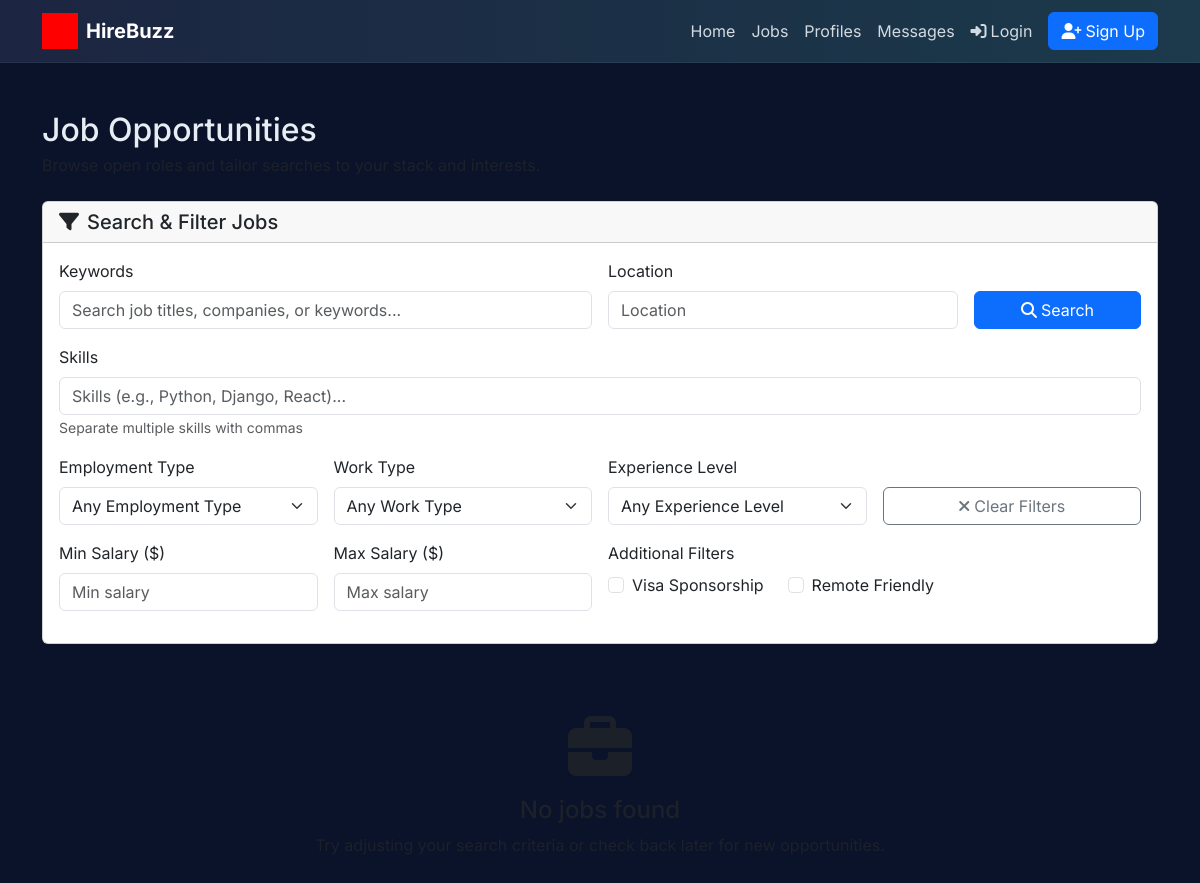
The app's page /jobs/, older data.
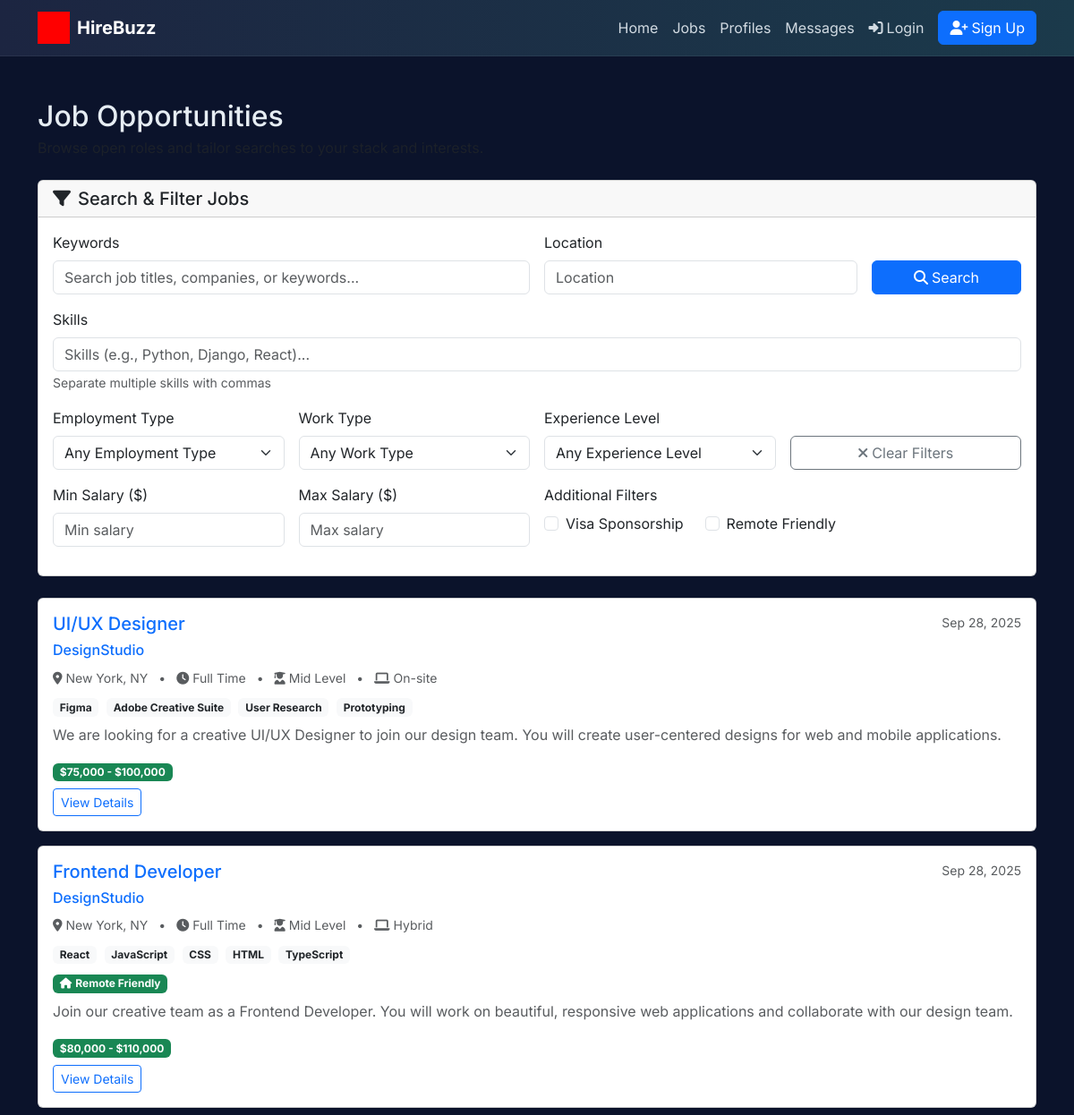
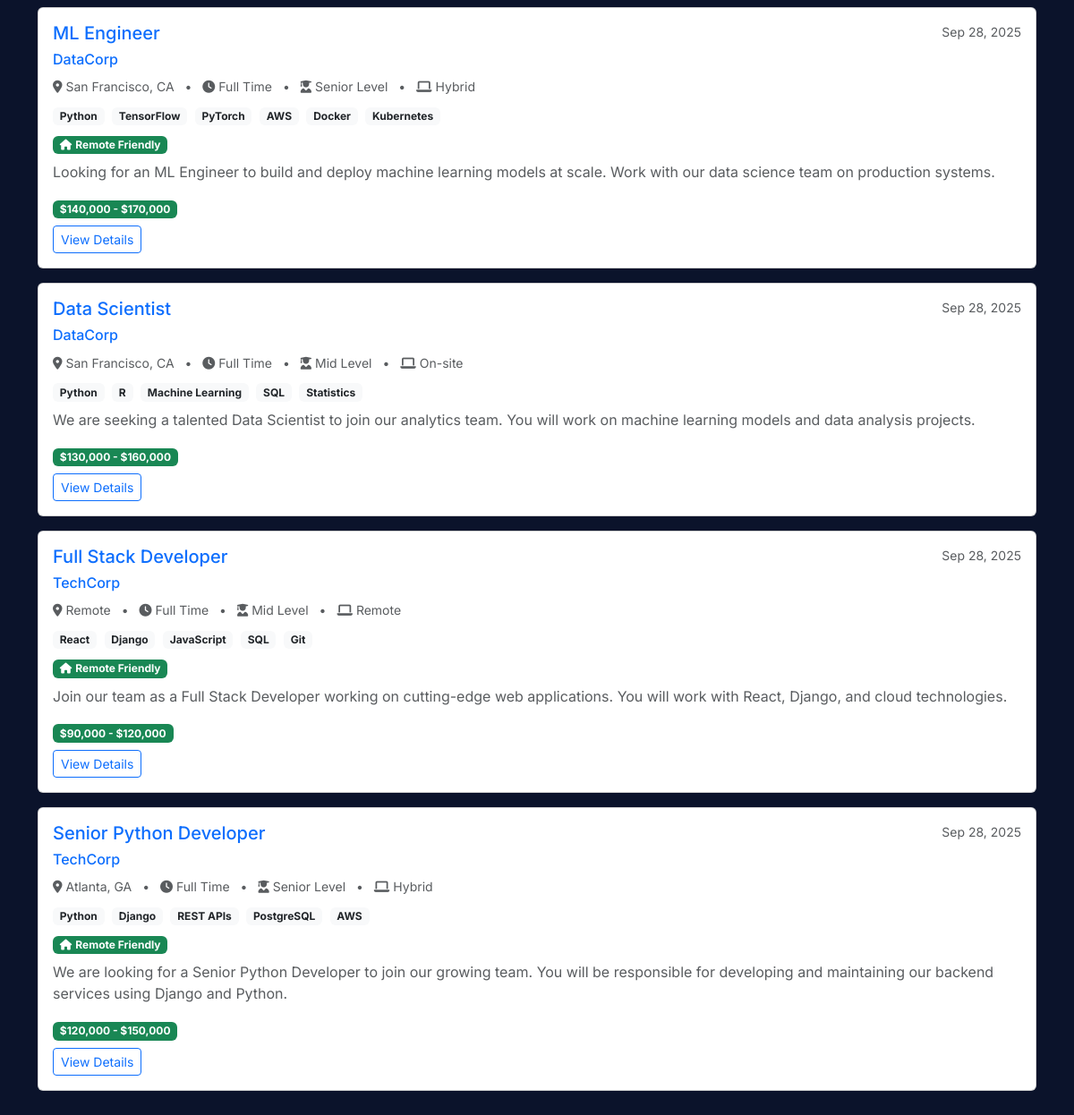
The same page, newer data (2 pictures, top to bottom).
### jobs/models.py (models this page shows, shortened)
class Job(models.Model):
    EMPLOYMENT_TYPE_CHOICES = [
        ('full_time', 'Full Time'),
        ('part_time', 'Part Time'),
        ('contract', 'Contract'),
        ('internship', 'Internship'),
        ('temporary', 'Temporary'),
    ]
    EXPERIENCE_LEVEL_CHOICES = [
        ('entry', 'Entry Level'),
        ('mid', 'Mid Level'),
        ('senior', 'Senior Level'),
        ('executive', 'Executive'),
    ]
    STATUS_CHOICES = [
        ('active', 'Active'),
        ('paused', 'Paused'),
        ('closed', 'Closed'),
    ]
    WORK_TYPE_CHOICES = [
        ('on_site', 'On-site'),
        ('remote', 'Remote'),
        ('hybrid', 'Hybrid'),
    ]
    title = models.CharField(
        max_length=200,
        help_text="Job title (e.g., 'Senior Software Engineer')"
    )
    company = models.CharField(
        max_length=200,
        help_text="Company name"
    )
    location = models.CharField(
        max_length=100,
        help_text="Job location (e.g., 'Atlanta, GA' or 'Remote')"
    )
    employment_type = models.CharField(
        max_length=20,
        choices=EMPLOYMENT_TYPE_CHOICES,
        default='full_time'
    )
    experience_level = models.CharField(
        max_length=20,
        choices=EXPERIENCE_LEVEL_CHOICES,
        default='mid'
    )
    work_type = models.CharField(
        max_length=20,
        choices=WORK_TYPE_CHOICES,
        default='on_site',
        help_text="Work arrangement (on-site, remote, or hybrid)"
    )
    skills_required = models.TextField(
        blank=True,
        help_text="Comma-separated list of required skills (e.g., Python, Django, React)"
    )
    visa_sponsorship = models.BooleanField(
        default=False,
        help_text="Does this position offer visa sponsorship?"
    )
    description = models.TextField(
        help_text="Detailed job description including responsibilities and requirements"
    )
    requirements = models.TextField(
        help_text="Required skills, experience, and qualifications"
    )
    benefits = models.TextField(
        blank=True,
        help_text="Benefits and perks offered (optional)"
    )
    salary_min = models.DecimalField(
        max_digits=10,
        decimal_places=2,
        null=True,
        blank=True,
        help_text="Minimum salary (optional)"
    )
    salary_max = models.DecimalField(
        max_digits=10,
        decimal_places=2,
        null=True,
        blank=True,
        help_text="Maximum salary (optional)"
    )
    recruiter = models.ForeignKey(
        User,
        on_delete=models.CASCADE,
        related_name='posted_jobs'
    )
    status = models.CharField(
        max_length=20,
        choices=STATUS_CHOICES,
        default='active'
    )
    application_deadline = models.DateField(
        null=True,
        blank=True,
        help_text="Application deadline (optional)"
    )
    external_url = models.URLField(
        blank=True,
        help_text="External application URL (optional)"
    )
    created_at = models.DateTimeField(auto_now_add=True)
    updated_at = models.DateTimeField(auto_now=True)
    class Meta:
        ordering = ['-created_at']
    def has_salary_range(self):
        return self.salary_min is not None or self.salary_max is not None
    def get_salary_display(self):
        if self.salary_min and self.salary_max:
            return f"${self.salary_min:,.0f} - ${self.salary_max:,.0f}"
        elif self.salary_min:
            return f"${self.salary_min:,.0f}+"
        elif self.salary_max:
            return f"Up to ${self.salary_max:,.0f}"
        return "Salary not specified"
    def get_skills_list(self):
        if self.skills_required:
            return [skill.strip() for skill in self.skills_required.split(',') if skill.strip()]
        return []
    def is_remote_friendly(self):
        return self.work_type in ['remote', 'hybrid']

### jobs/views.py (the view, shortened to what this page needs)
# urls.py: path('', views.index, name='index'),
def index(request):
    form = JobSearchForm(request.GET)
    jobs = Job.objects.filter(status='active')
    if form.is_valid():
        search = form.cleaned_data.get('search')
        location = form.cleaned_data.get('location')
        skills = form.cleaned_data.get('skills')
        employment_type = form.cleaned_data.get('employment_type')
        work_type = form.cleaned_data.get('work_type')
        experience_level = form.cleaned_data.get('experience_level')
        salary_min = form.cleaned_data.get('salary_min')
        salary_max = form.cleaned_data.get('salary_max')
        visa_sponsorship = form.cleaned_data.get('visa_sponsorship')
        remote_only = form.cleaned_data.get('remote_only')
        if location:
            jobs = jobs.filter(location__icontains=location)
        if employment_type:
            jobs = jobs.filter(employment_type=employment_type)
        if work_type:
            jobs = jobs.filter(work_type=work_type)
        if experience_level:
            jobs = jobs.filter(experience_level=experience_level)
        if salary_min:
            jobs = jobs.filter(
                Q(salary_min__gte=salary_min) | Q(salary_max__gte=salary_min)
            )
        if salary_max:
            jobs = jobs.filter(
                Q(salary_max__lte=salary_max) | Q(salary_min__lte=salary_max)
            )
        if visa_sponsorship:
            jobs = jobs.filter(visa_sponsorship=True)
        if remote_only:
            jobs = jobs.filter(work_type__in=['remote', 'hybrid'])
    context = {
        'template_data': {'title': 'Jobs - HireBuzz'},
        'jobs': jobs,
        'search_form': form,
    }
    return render(request, 'jobs/index.html', context)

### jobs/forms.py (called while the page is built)
    def clean(self):
        cleaned_data = super().clean()
        salary_min = cleaned_data.get('salary_min')
        salary_max = cleaned_data.get('salary_max')
        if salary_min and salary_max and salary_min > salary_max:
            raise forms.ValidationError(
                "Minimum salary cannot be greater than maximum salary."
            )
        return cleaned_data

### jobs/templates/jobs/index.html (shortened to what this page needs)
{% extends 'base.html' %}
{% block content %}
<div class="container py-4">
  <div class="d-flex justify-content-between align-items-center mb-4">
    <div>
      <h2 class="mb-1">Job Opportunities</h2>
      <p class="text-muted mb-0">Browse open roles and tailor searches to your stack and interests.</p>
    </div>
  </div>
  <div class="card mb-4">
    <div class="card-header">
      <h5 class="mb-0">
        <i class="fas fa-filter me-2"></i>Search & Filter Jobs
      </h5>
    </div>
    <div class="card-body">
      <form method="get" id="jobSearchForm">
        <div class="row g-3 mb-3">
          <div class="col-md-6">
            <label for="{{ search_form.search.id_for_label }}" class="form-label">Keywords</label>
            {{ search_form.search }}
          </div>
          <div class="col-md-4">
            <label for="{{ search_form.location.id_for_label }}" class="form-label">Location</label>
            {{ search_form.location }}
          </div>
          <div class="col-md-2">
            <label class="form-label d-block">&nbsp;</label>
            <button type="submit" class="btn btn-primary w-100">
              <i class="fas fa-search me-1"></i>Search
            </button>
          </div>
        </div>
        <div class="row g-3 mb-3">
          <div class="col-12">
            <label for="{{ search_form.skills.id_for_label }}" class="form-label">Skills</label>
            {{ search_form.skills }}
            <small class="form-text text-muted">Separate multiple skills with commas</small>
          </div>
        </div>
        <div class="row g-3 mb-3">
          <div class="col-md-3">
            <label for="{{ search_form.employment_type.id_for_label }}" class="form-label">Employment Type</label>
            {{ search_form.employment_type }}
          </div>
          <div class="col-md-3">
            <label for="{{ search_form.work_type.id_for_label }}" class="form-label">Work Type</label>
            {{ search_form.work_type }}
          </div>
          <div class="col-md-3">
            <label for="{{ search_form.experience_level.id_for_label }}" class="form-label">Experience Level</label>
            {{ search_form.experience_level }}
          </div>
          <div class="col-md-3">
            <div class="d-flex align-items-end h-100">
              <button type="button" class="btn btn-outline-secondary w-100" onclick="clearFilters()">
                <i class="fas fa-times me-1"></i>Clear Filters
              </button>
            </div>
          </div>
        </div>
        <div class="row g-3 mb-3">
          <div class="col-md-3">
            <label for="{{ search_form.salary_min.id_for_label }}" class="form-label">Min Salary ($)</label>
            {{ search_form.salary_min }}
          </div>
          <div class="col-md-3">
            <label for="{{ search_form.salary_max.id_for_label }}" class="form-label">Max Salary ($)</label>
            {{ search_form.salary_max }}
          </div>
          <div class="col-md-6">
            <label class="form-label">Additional Filters</label>
            <div class="d-flex gap-4">
              <div class="form-check">
                {{ search_form.visa_sponsorship }}
                <label class="form-check-label" for="{{ search_form.visa_sponsorship.id_for_label }}">
                  Visa Sponsorship
                </label>
              </div>
              <div class="form-check">
                {{ search_form.remote_only }}
                <label class="form-check-label" for="{{ search_form.remote_only.id_for_label }}">
                  Remote Friendly
                </label>
              </div>
            </div>
          </div>
        </div>
      </form>
    </div>
  </div>
  <div class="row">
    {% for job in jobs %}
    <div class="col-12 mb-3">
      <div class="card h-100">
        <div class="card-body">
          <div class="d-flex justify-content-between align-items-start mb-2">
            <h5 class="card-title mb-0">
              <a href="{% url 'jobs:detail' job.pk %}" class="text-decoration-none">
                {{ job.title }}
              </a>
            </h5>
            <small class="text-muted">{{ job.created_at|date:"M d, Y" }}</small>
          </div>
          <h6 class="text-primary mb-2">{{ job.company }}</h6>
          <div class="mb-2">
            <small class="text-muted">
              <i class="fas fa-map-marker-alt me-1"></i>{{ job.location }}
              <span class="mx-2">•</span>
              <i class="fas fa-clock me-1"></i>{{ job.get_employment_type_display }}
              <span class="mx-2">•</span>
              <i class="fas fa-user-graduate me-1"></i>{{ job.get_experience_level_display }}
              <span class="mx-2">•</span>
              <i class="fas fa-laptop me-1"></i>{{ job.get_work_type_display }}
            </small>
          </div>
          {% if job.get_skills_list %}
          <div class="mb-2">
            {% for skill in job.get_skills_list %}
            <span class="badge bg-light text-dark me-1">{{ skill }}</span>
            {% endfor %}
          </div>
          {% endif %}
          <div class="mb-2">
            {% if job.is_remote_friendly %}
            <span class="badge bg-success me-1">
              <i class="fas fa-home me-1"></i>Remote Friendly
            </span>
            {% endif %}
          </div>
          <p class="card-text text-muted">
            {{ job.description|truncatewords:30 }}
          </p>
          {% if job.has_salary_range %}
          <div class="mb-2">
            <span class="badge bg-success">{{ job.get_salary_display }}</span>
          </div>
          {% endif %}
          <div class="d-flex justify-content-between align-items-center">
            <div class="d-flex gap-2">
              <a href="{% url 'jobs:detail' job.pk %}" class="btn btn-outline-primary btn-sm">
                View Details
              </a>
            </div>
          </div>
        </div>
      </div>
    </div>
    {% empty %}
    <div class="col-12">
      <div class="text-center py-5">
        <i class="fas fa-briefcase text-muted" style="font-size: 4rem;"></i>
        <h4 class="mt-3 text-muted">No jobs found</h4>
        <p class="text-muted">Try adjusting your search criteria or check back later for new opportunities.</p>
      </div>
    </div>
    {% endfor %}
  </div>
</div>
{% endblock content %}

### hirebuzz/templates/base.html (shortened to what this page needs)
<!DOCTYPE html>
<html lang="en">
  {% load static %}
  <head>
    <link href="https://cdn.jsdelivr.net/npm/bootstrap@5.3.3/dist/css/bootstrap.min.css" rel="stylesheet">
    <link rel="stylesheet" href="https://cdnjs.cloudflare.com/ajax/libs/font-awesome/6.5.2/css/all.min.css" />
    <link rel="stylesheet" type="text/css" href="{% static 'css/style.css' %}">
  </head>
  <body class="hb-body">
    <nav class="navbar navbar-dark hb-nav navbar-expand-lg">
      <div class="container">
        <a class="navbar-brand d-flex align-items-center gap-2" href="{% url 'home:index' %}">
          <img src="{% static 'img/hirebuzz-logo.png' %}" alt="HireBuzz" height="36" />
          <span class="fw-bold">HireBuzz</span>
        </a>
        <div class="collapse navbar-collapse" id="hbNav">
          <div class="navbar-nav ms-auto">
            <a class="nav-link" href="{% url 'home:index' %}">Home</a>
            <a class="nav-link" href="{% url 'jobs:index' %}">Jobs</a>
            {% if user.is_authenticated %}
              {% if user.user_profile.is_recruiter %}
                <a class="nav-link" href="{% url 'profiles:index' %}">Candidates</a>
                <a class="nav-link" href="{% url 'jobs:my_jobs' %}">My Jobs</a>
                <a class="nav-link" href="{% url 'jobs:post_job' %}">Post Job</a>
              {% elif user.user_profile.is_job_seeker %}
                <a class="nav-link" href="{% url 'applications:index' %}">My Applications</a>
                <a class="nav-link" href="{% url 'profiles:my_profile' %}">My Profile</a>
              {% endif %}
            {% else %}
              <a class="nav-link" href="{% url 'profiles:index' %}">Profiles</a>
            {% endif %}
            <a class="nav-link" href="{% url 'communications:index' %}">Messages</a>
            {% if user.is_authenticated %}
              <div class="nav-item dropdown">
                <a class="nav-link dropdown-toggle" href="#" id="accountDropdown" role="button" data-bs-toggle="dropdown" aria-expanded="false">
                  <i class="fas fa-user me-1"></i>{{ user.username }}
                  {% if user.user_profile.is_recruiter %}
                    <span class="badge bg-success ms-1">Recruiter</span>
                  {% elif user.user_profile.is_job_seeker %}
                    <span class="badge bg-primary ms-1">Job Seeker</span>
                  {% endif %}
                </a>
                <ul class="dropdown-menu dropdown-menu-dark">
                  <li><a class="dropdown-item" href="{% url 'accounts:index' %}">
                    <i class="fas fa-cog me-2"></i>Account Settings
                  </a></li>
                  {% if user.user_profile.is_job_seeker %}
                    <li><a class="dropdown-item" href="{% url 'profiles:edit' %}">
                      <i class="fas fa-edit me-2"></i>Edit Profile
                    </a></li>
                  {% endif %}
                  <li><hr class="dropdown-divider"></li>
                  <li><a class="dropdown-item" href="{% url 'accounts:logout' %}">
                    <i class="fas fa-sign-out-alt me-2"></i>Logout
                  </a></li>
                </ul>
              </div>
            {% else %}
              <div class="d-flex align-items-center gap-2">
                <a class="nav-link" href="{% url 'accounts:login' %}">
                  <i class="fas fa-sign-in-alt me-1"></i>Login
                </a>
                <a class="btn btn-primary" href="{% url 'accounts:register' %}">
                  <i class="fas fa-user-plus me-1"></i>Sign Up
                </a>
              </div>
            {% endif %}
          </div>
        </div>
      </div>
    </nav>
    <main class="hb-main">
      {% block content %}{% endblock content %}
    </main>
  </body>
</html>

### hirebuzz/static/css/style.css (style rules this page uses)
.hb-body { font-family: "Inter", "DM Sans", system-ui, -apple-system, Segoe UI, Roboto, Arial, sans-serif; background: #0b132b; color: #e6edf3; }
.hb-nav { background: linear-gradient(90deg, #1c2541, #1b3a4b); border-bottom: 1px solid rgba(255,255,255,0.06); }
.navbar a.nav-link { color: #e6edf3 !important; opacity: 0.9; }
.hb-main { padding: 24px 0; }

Row changes from the older to the newer data that the page shows:
added Job: title "UI/UX Designer", created_at "Sep 28, 2025", company "DesignStudio", location "New York, NY", employment_type "Full Time", experience_level "Mid Level", work_type "On-site", get_skills_list "Figma" "Adobe Creative Suite" "User Research" "Prototyping", description "We are looking for a creative UI/UX Designer to join our design team. You will create user-centered designs for web and mobile applications.", salary "$75,000 - $100,000"
added Job: title "Frontend Developer", created_at "Sep 28, 2025", company "DesignStudio", location "New York, NY", employment_type "Full Time", experience_level "Mid Level", work_type "Hybrid", get_skills_list "React" "JavaScript" "CSS" "HTML" "TypeScript", shows "Remote Friendly", description "Join our creative team as a Frontend Developer. You will work on beautiful, responsive web applications and collaborate with our design team.", salary "$80,000 - $110,000"
added Job: title "ML Engineer", created_at "Sep 28, 2025", company "DataCorp", location "San Francisco, CA", employment_type "Full Time", experience_level "Senior Level", work_type "Hybrid", get_skills_list "Python" "TensorFlow" "PyTorch" "AWS" "Docker" "Kubernetes", shows "Remote Friendly", description "Looking for an ML Engineer to build and deploy machine learning models at scale. Work with our data science team on production systems.", salary "$140,000 - $170,000"
added Job: title "Data Scientist", created_at "Sep 28, 2025", company "DataCorp", location "San Francisco, CA", employment_type "Full Time", experience_level "Mid Level", work_type "On-site", get_skills_list "Python" "R" "Machine Learning" "SQL" "Statistics", description "We are seeking a talented Data Scientist to join our analytics team. You will work on machine learning models and data analysis projects.", salary "$130,000 - $160,000"
added Job: title "Full Stack Developer", created_at "Sep 28, 2025", company "TechCorp", location "Remote", employment_type "Full Time", experience_level "Mid Level", work_type "Remote", get_skills_list "React" "Django" "JavaScript" "SQL" "Git", shows "Remote Friendly", description "Join our team as a Full Stack Developer working on cutting-edge web applications. You will work with React, Django, and cloud technologies.", salary "$90,000 - $120,000"
added Job: title "Senior Python Developer", created_at "Sep 28, 2025", company "TechCorp", location "Atlanta, GA", employment_type "Full Time", experience_level "Senior Level", work_type "Hybrid", get_skills_list "Python" "Django" "REST APIs" "PostgreSQL" "AWS", shows "Remote Friendly", description "We are looking for a Senior Python Developer to join our growing team. You will be responsible for developing and maintaining our backend services using Django and Python.", salary "$120,000 - $150,000"
